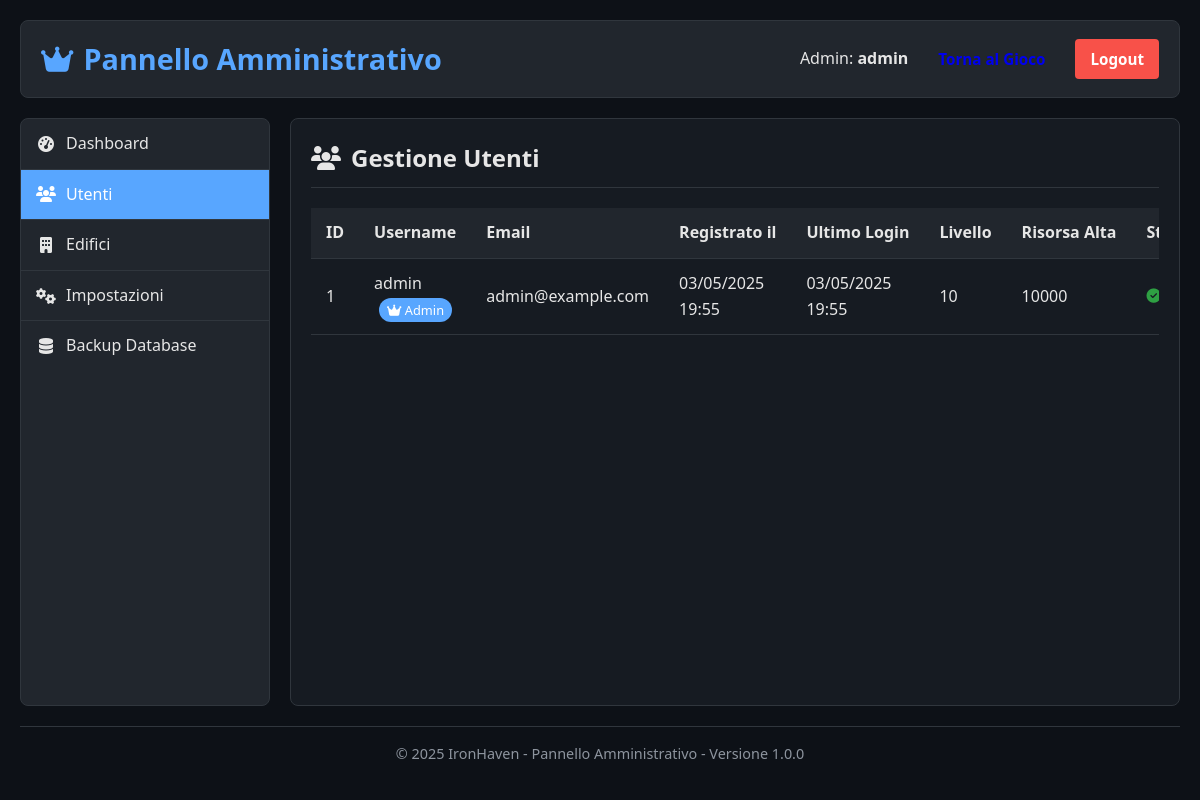
Page /admin.php?action=users (signed in) on the committed database.
### tables this page shows
CREATE TABLE users (
    user_id INT AUTO_INCREMENT PRIMARY KEY,
    username VARCHAR(50) UNIQUE NOT NULL,
    email VARCHAR(100) UNIQUE NOT NULL,
    password_hash VARCHAR(255) NOT NULL,
    registration_date DATETIME DEFAULT CURRENT_TIMESTAMP,
    last_login DATETIME DEFAULT CURRENT_TIMESTAMP,
    is_active BOOLEAN DEFAULT TRUE,
    is_admin BOOLEAN DEFAULT FALSE
);

CREATE TABLE player_levels (
    level_id INT AUTO_INCREMENT PRIMARY KEY,
    user_id INT NOT NULL,
    current_level INT DEFAULT 1,
    experience_points INT DEFAULT 0,
    next_level_xp INT DEFAULT 100,
    FOREIGN KEY (user_id) REFERENCES users(user_id) ON DELETE CASCADE
);

CREATE TABLE player_resources (
    resource_id INT AUTO_INCREMENT PRIMARY KEY,
    user_id INT NOT NULL,
    water INT DEFAULT 100,
    food INT DEFAULT 100,
    wood INT DEFAULT 50,
    stone INT DEFAULT 20,
    max_capacity INT DEFAULT 1000,
    last_update DATETIME DEFAULT CURRENT_TIMESTAMP,
    FOREIGN KEY (user_id) REFERENCES users(user_id) ON DELETE CASCADE
);

### admin.php (the view, shortened to what this page needs)
<?php
$username = $_SESSION['username'] ?? null;
$action = $_GET['action'] ?? 'dashboard';
function get_all_users() {
    try {
        $pdo = db_connect();
        $stmt = $pdo->query('
            SELECT u.*, pl.current_level, pr.water, pr.food, pr.wood, pr.stone
            FROM users u
            LEFT JOIN player_levels pl ON u.user_id = pl.user_id
            LEFT JOIN player_resources pr ON u.user_id = pr.user_id
            ORDER BY u.registration_date DESC
        ');
        return $stmt->fetchAll(PDO::FETCH_ASSOC);
    } catch (PDOException $e) {
        error_log("Errore nell'ottenere gli utenti: " . $e->getMessage());
        return [];
    }
}
$users = [];
$stats = [];
switch ($action) {
    case 'users':
        $users = get_all_users();
        break;
}
?>
<!DOCTYPE html>
<html lang="it">
<head>
    <link rel="stylesheet" href="https://cdnjs.cloudflare.com/ajax/libs/font-awesome/6.5.1/css/all.min.css">
    <link rel="stylesheet" href="css/style.css">
    <link rel="stylesheet" href="css/admin.css">
</head>
<body>
    <div class="admin-container">
        <header class="admin-header">
            <h1><i class="fas fa-crown"></i> Pannello Amministrativo</h1>
            <div class="admin-user-info">
                <span class="welcome">Admin: <strong><?php echo htmlspecialchars($username); ?></strong></span>
                <a href="index.php" class="admin-btn">Torna al Gioco</a>
                <a href="#" class="admin-btn logout-btn" id="logout-btn">Logout</a>
            </div>
        </header>
        <div class="admin-content">
            <div class="admin-sidebar">
                <ul class="admin-menu">
                    <li class="<?php echo $action === 'dashboard' ? 'active' : ''; ?>">
                        <a href="admin.php?action=dashboard"><i class="fas fa-tachometer-alt"></i> Dashboard</a>
                    </li>
                    <li class="<?php echo $action === 'users' ? 'active' : ''; ?>">
                        <a href="admin.php?action=users"><i class="fas fa-users"></i> Utenti</a>
                    </li>
                    <li class="<?php echo $action === 'buildings' || $action === 'edit_building' ? 'active' : ''; ?>">
                        <a href="admin.php?action=buildings"><i class="fas fa-building"></i> Edifici</a>
                    </li>
                    <li class="<?php echo $action === 'settings' ? 'active' : ''; ?>">
                        <a href="admin.php?action=settings"><i class="fas fa-cogs"></i> Impostazioni</a>
                    </li>
                    <li>
                        <a href="admin.php?action=backup"><i class="fas fa-database"></i> Backup Database</a>
                    </li>
                </ul>
            </div>
            <div class="admin-main">
                <?php if ($action === 'dashboard'): ?>
                <div class="admin-section">
                    <h2><i class="fas fa-tachometer-alt"></i> Dashboard</h2>
                    <div class="stats-grid">
                        <div class="stat-card">
                            <div class="stat-icon"><i class="fas fa-users"></i></div>
                            <div class="stat-value"><?php echo $stats['total_users']; ?></div>
                            <div class="stat-label">Utenti Totali</div>
                        </div>
                        <div class="stat-card">
                            <div class="stat-icon"><i class="fas fa-user-clock"></i></div>
                            <div class="stat-value"><?php echo $stats['active_users']; ?></div>
                            <div class="stat-label">Utenti Attivi (7 giorni)</div>
                        </div>
                        <div class="stat-card">
                            <div class="stat-icon"><i class="fas fa-building"></i></div>
                            <div class="stat-value"><?php echo $stats['total_buildings']; ?></div>
                            <div class="stat-label">Edifici Costruiti</div>
                        </div>
                        <div class="stat-card">
                            <div class="stat-icon"><i class="fas fa-chart-line"></i></div>
                            <div class="stat-value"><?php echo number_format($stats['avg_buildings'], 1); ?></div>
                            <div class="stat-label">Media Edifici/Utente</div>
                        </div>
                        <div class="stat-card">
                            <div class="stat-icon"><i class="fas fa-star"></i></div>
                            <div class="stat-value"><?php echo number_format($stats['avg_level'], 1); ?></div>
                            <div class="stat-label">Livello Medio</div>
                        </div>
                        <div class="stat-card">
                            <div class="stat-icon"><i class="fas fa-trophy"></i></div>
                            <div class="stat-value"><?php echo isset($stats['top_building']['name']) ? htmlspecialchars($stats['top_building']['name']) : 'N/A'; ?></div>
                            <div class="stat-label">Edificio Più Popolare</div>
                        </div>
                    </div>
                    <div class="admin-quick-links">
                        <h3>Azioni Rapide</h3>
                        <div class="quick-links-grid">
                            <a href="admin.php?action=users" class="quick-link-card">
                                <i class="fas fa-users"></i>
                                <span>Gestisci Utenti</span>
                            </a>
                            <a href="admin.php?action=buildings" class="quick-link-card">
                                <i class="fas fa-building"></i>
                                <span>Gestisci Edifici</span>
                            </a>
                            <a href="admin.php?action=settings" class="quick-link-card">
                                <i class="fas fa-cogs"></i>
                                <span>Impostazioni</span>
                            </a>
                            <a href="admin.php?action=backup" class="quick-link-card">
                                <i class="fas fa-database"></i>
                                <span>Backup Database</span>
                            </a>
                        </div>
                    </div>
                </div>
                <?php elseif ($action === 'users'): ?>
                <div class="admin-section">
                    <h2><i class="fas fa-users"></i> Gestione Utenti</h2>
                    <div class="admin-table-container">
                        <table class="admin-table">
                            <thead>
                                <tr>
                                    <th>ID</th>
                                    <th>Username</th>
                                    <th>Email</th>
                                    <th>Registrato il</th>
                                    <th>Ultimo Login</th>
                                    <th>Livello</th>
                                    <th>Risorsa Alta</th>
                                    <th>Stato</th>
                                </tr>
                            </thead>
                            <tbody>
                                <?php foreach ($users as $user): ?>
                                <tr>
                                    <td><?php echo $user['user_id']; ?></td>
                                    <td>
                                        <?php echo htmlspecialchars($user['username']); ?>
                                        <?php if ($user['is_admin']): ?>
                                            <span class="admin-badge"><i class="fas fa-crown"></i> Admin</span>
                                        <?php endif; ?>
                                    </td>
                                    <td><?php echo htmlspecialchars($user['email']); ?></td>
                                    <td><?php echo date('d/m/Y H:i', strtotime($user['registration_date'])); ?></td>
                                    <td><?php echo date('d/m/Y H:i', strtotime($user['last_login'])); ?></td>
                                    <td><?php echo $user['current_level']; ?></td>
                                    <td>
                                        <?php
                                        $resources = [
                                            'water' => $user['water'] ?? 0,
                                            'food' => $user['food'] ?? 0,
                                            'wood' => $user['wood'] ?? 0,
                                            'stone' => $user['stone'] ?? 0
                                        ];
                                        arsort($resources);
                                        $top_resource = key($resources);
                                        $icons = [
                                            'water' => '<i class="fas fa-tint water-icon"></i>',
                                            'food' => '<i class="fas fa-drumstick-bite food-icon"></i>',
                                            'wood' => '<i class="fas fa-tree wood-icon"></i>',
                                            'stone' => '<i class="fas fa-mountain stone-icon"></i>'
                                        ];
                                        echo $icons[$top_resource] . ' ' . $resources[$top_resource];
                                        ?>
                                    </td>
                                    <td>
                                        <?php if ($user['is_active']): ?>
                                            <span class="status-active"><i class="fas fa-check-circle"></i> Attivo</span>
                                        <?php else: ?>
                                            <span class="status-inactive"><i class="fas fa-times-circle"></i> Inattivo</span>
                                        <?php endif; ?>
                                    </td>
                                </tr>
                                <?php endforeach; ?>
                            </tbody>
                        </table>
                    </div>
                </div>
                <?php endif; ?>
            </div>
        </div>
        <footer class="admin-footer">
            <p>&copy; <?php echo date('Y'); ?> <?php echo SITE_NAME; ?> - Pannello Amministrativo - Versione <?php echo GAME_VERSION; ?></p>
        </footer>
    </div>
</body>
</html>

### css/style.css (style rules this page uses)
* { margin: 0; padding: 0; box-sizing: border-box; }
body { font-family: 'Segoe UI', Tahoma, Geneva, Verdana, sans-serif; background-color: #0d1117; color: #e6e6e6; line-height: 1.6; }
header { display: flex; justify-content: space-between; align-items: center; padding: 10px 0; margin-bottom: 20px; border-bottom: 1px solid #30363d; }
header h1 { color: #58a6ff; font-size: 2rem; }
.welcome { font-size: 1rem; }
.login-btn, .register-btn, .logout-btn { padding: 8px 15px; border-radius: 4px; text-decoration: none; font-weight: bold; cursor: pointer; transition: all 0.3s ease; }
.logout-btn { background-color: #f85149; color: white; }
footer { margin-top: 30px; padding: 15px 0; border-top: 1px solid #30363d; text-align: center; color: #8d949e; font-size: 0.9rem; }

### css/admin.css (style rules this page uses)
:root { --admin-bg: #0d1117; --admin-content-bg: #161b22; --admin-sidebar-bg: #21262d; --admin-header-bg: #21262d; --admin-border: #30363d; --admin-text: #e6e6e6; --admin-text-muted: #8d949e; --admin-primary: #58a6ff; --admin-success: #2ea043; --admin-warning: #f0883e; --admin-danger: #f85149; --admin-input-bg: #0d1117; }
.admin-container { max-width: 1400px; margin: 0 auto; padding: 20px; min-height: 100vh; display: flex; flex-direction: column; background-color: var(--admin-bg); color: var(--admin-text); }
.admin-header { display: flex; justify-content: space-between; align-items: center; padding: 15px 20px; background-color: var(--admin-header-bg); border-radius: 8px; margin-bottom: 20px; border: 1px solid var(--admin-border); }
.admin-header h1 { color: var(--admin-primary); font-size: 1.8rem; display: flex; align-items: center; gap: 10px; }
.admin-user-info { display: flex; align-items: center; gap: 15px; }
.admin-content { display: flex; flex: 1; gap: 20px; margin-bottom: 20px; }
.admin-sidebar { width: 250px; background-color: var(--admin-sidebar-bg); border-radius: 8px; border: 1px solid var(--admin-border); overflow: hidden; flex-shrink: 0; }
.admin-main { flex: 1; background-color: var(--admin-content-bg); border-radius: 8px; border: 1px solid var(--admin-border); padding: 20px; overflow: hidden; }
.admin-footer { text-align: center; padding: 15px 0; color: var(--admin-text-muted); font-size: 0.9rem; border-top: 1px solid var(--admin-border); margin-top: auto; }
.admin-menu { list-style: none; padding: 0; margin: 0; }
.admin-menu li { border-bottom: 1px solid var(--admin-border); }
.admin-menu li:last-child { border-bottom: none; }
.admin-menu li a { display: flex; align-items: center; gap: 10px; padding: 12px 15px; color: var(--admin-text); text-decoration: none; transition: all 0.3s ease; }
.admin-menu li a i { width: 20px; text-align: center; }
.admin-menu li.active a { background-color: var(--admin-primary); color: white; }
.admin-btn { padding: 8px 15px; border-radius: 4px; border: none; font-size: 0.95rem; font-weight: bold; cursor: pointer; transition: all 0.3s ease; display: inline-flex; align-items: center; gap: 8px; text-decoration: none; }
.admin-section { margin-bottom: 30px; }
.admin-section h2 { font-size: 1.5rem; margin-bottom: 20px; color: var(--admin-text); border-bottom: 1px solid var(--admin-border); padding-bottom: 10px; display: flex; align-items: center; gap: 10px; }
.admin-table-container { overflow-x: auto; margin-bottom: 20px; }
.admin-table { width: 100%; border-collapse: collapse; text-align: left; }
.admin-table th, .admin-table td { padding: 12px 15px; border-bottom: 1px solid var(--admin-border); }
.admin-table th { background-color: var(--admin-sidebar-bg); color: var(--admin-text); font-weight: bold; white-space: nowrap; }
.admin-badge { display: inline-block; padding: 2px 8px; border-radius: 20px; font-size: 0.8rem; margin-left: 5px; background-color: var(--admin-primary); color: white; }
.status-active { color: var(--admin-success); display: flex; align-items: center; gap: 5px; font-size: 0.9rem; }

### rows in the picture
users: user_id "1", username "admin", is_admin 1 (drawn), email "admin@example.com", registration_date "03/05/2025 19:55", last_login "03/05/2025 19:55", player_levels.current_level "10", player_resources.water "10000", is_active 1 (drawn)

### other values in the picture
$username "admin"
SITE_NAME "IronHaven"
GAME_VERSION "1.0.0"
